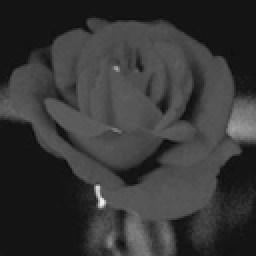
#> input picture data/images_rao_128x128/image0.png, 128 x 128 px (shown 2 times larger); its folder holds only this picture in this run
$ python main.py   (older library calls are emulated)
#> lines starting #> are read from the running program, lines starting #| are printed output that depends on the picture
### dataset.py
# -*- coding: utf-8 -*-
import numpy as np
import cv2
import os
import glob


class Dataset:
    def __init__(self, scale=10.0, shuffle=False, data_dir=None,
                 rf1_x=16, rf1_y=16, rf1_offset_x=5, rf1_offset_y=5, rf1_layout_x=3, rf1_layout_y=1,
                 use_mask=True, gauss_mask_sigma=0.4,
                 image_filter="DoG", DoG_ksize=(5,5), DoG_sigma1=1.3, DoG_sigma2=2.6):
        # receptive field dimensions of a level-1 module (there are multiple level-1 modules)
        self.rf1_size = (rf1_y, rf1_x)
        # layout of level-1 modules that feed into level-2 module's receptive field
        self.rf1_layout_size = (rf1_layout_y, rf1_layout_x)
        # the extent to which each level-1 module is offset from its neighobors
        # overlap between modules = rf1_{x,y} - rf1_offset_{x,y}
        self.rf1_offset_x = rf1_offset_x
        self.rf1_offset_y = rf1_offset_y
        # receptive field dimensions of the level-2 module (there's only one level-2 module)
        self.rf2_size = (rf1_y+(rf1_layout_y-1)*rf1_offset_y,
                         rf1_x+(rf1_layout_x-1)*rf1_offset_x)

        # examine and assign proper values for the image filter
        # DoG: Difference of Gaussians edge detection
        self.DoG_ksize = DoG_ksize
        self.DoG_sigma1 = DoG_sigma1
        self.DoG_sigma2 = DoG_sigma2
        if image_filter == "DoG":
            self.image_filter = image_filter
        # rescale image values to the range provided as a tuple
        elif (type(image_filter) == tuple):
            if (len(image_filter) == 2) & (all([type(x) in [int, float] for x in image_filter])):
                self.image_filter = image_filter
            else:
                self.image_filter = None
        else:
            self.image_filter = None

        # load raw images, filter/rescale each image as a whole
        # divide each image into level-2 patches, multiply their values by a constant (=scale)
        self.load_images(scale, data_dir, image_filter)

        # only shuffle images, not level-2 patches within each image
        if shuffle:
            indices = np.random.permutation(len(self.rf2_patches))
            self.rf2_patches = self.rf2_patches[indices]
            self.labels = self.labels[indices]

        # gaussian windowing mask to be applied on each level-1 module
        self.use_mask = use_mask
        self.gauss_mask_sigma = gauss_mask_sigma
        self.mask = self.create_gauss_mask(sigma=gauss_mask_sigma,
                                           width=rf1_x,
                                           height=rf1_y)

    # load all PNG images from the default or user-specified directory
    def load_images(self, scale, data_dir, image_filter):
#> called with scale = 1, data_dir = './data/images_rao_128x128', image_filter = 'DoG'
        images = []

        if data_dir == None:
            # Use images from the paper
            # directory location is relative to the current script location
            dir_prefix = os.path.dirname(os.path.realpath(__file__))
            dir_name = os.path.join(dir_prefix, "data", "images_rao")
        else:
            dir_name = data_dir

        file_names = sorted(glob.glob(os.path.join(dir_name, "*.png")))

        for i in file_names:
            image = cv2.imread(i)
#> image is the input picture: shape (128, 128, 3); mean B, G, R 54.5, 54.5, 54.5
            image = cv2.cvtColor(image, cv2.COLOR_BGR2GRAY)
#> image: shape (128, 128)
            images.append(image)

        images = np.array(images)
        self.load_sub(images, scale, image_filter)

    def create_gauss_mask(self, sigma=0.4, width=16, height=16):
        """ Create gaussian mask. """
        mu = 0.0
        x, y = np.meshgrid(np.linspace(-1,1,width), np.linspace(-1,1,height))
        d = np.sqrt(x**2+y**2)
        g = np.exp(-( (d-mu)**2 / (2.0*sigma**2) )) / np.sqrt(2.0*np.pi*sigma**2)
        mask = g / np.max(g)
        return mask

    def load_sub(self, images, scale, image_filter):
        """
        Load raw images and filter/rescale each image as a whole.
        Divide each image into level-2 patches and multiply their values by a constant (=scale).
        The resulting matrices have the following dimensions:
        self.images: (number of images, image height, image width)
        self.filtered_images: (number of images, image height, image width)
        self.rf2_patches: (number of images, rf2_layout_y, rf2_layout_x, rf2_y, rf2_x)
        self.labels: (number of images, rf2_layout_y, rf2_layout_x, number of images)
        """
#> called with images = array of shape (1, 128, 128), scale = 1, image_filter = 'DoG'
        rf2_y, rf2_x = self.rf2_size
        rf2_offset_y, rf2_offset_x = self.rf2_size # no overlap between rf2 patches

        self.images = images

        filtered_images = []
        for image in images:
            if self.image_filter == None:
                filtered_image = image
            elif self.image_filter == "DoG":
                filtered_image = self.apply_DoG_filter(image, ksize=self.DoG_ksize, sigma1=self.DoG_sigma1, sigma2=self.DoG_sigma2)
            else:
                filtered_image = np.interp(image, (0, 255), image_filter)
            filtered_images.append(filtered_image)
#> this loop made 1 pass
#> pass 1, in load_sub, `filtered_image = self.apply_DoG_filter(image, ksize=self.DoG_ksize, si..`:
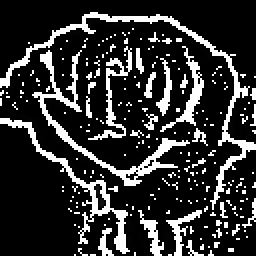
#> filtered_image: shape (128, 128) (shown 2 times larger); min 0, max 255, mean 49.1
#> after the loop, filtered_images = 1 item

        self.filtered_images = np.array(filtered_images)

        h, w = images.shape[1:]
#> h = 128; w = 128

        rf2_layout_y, rf2_layout_x = np.array((h, w)) // np.array((rf2_y, rf2_x))
#> rf2_layout_y = 1; rf2_layout_x = 1

        rf2_patches = np.empty((len(images), rf2_layout_y , rf2_layout_x, rf2_y, rf2_x))
        # different patches of the same training image will be assigned the same identity
        labels = np.empty((len(images), rf2_layout_y , rf2_layout_x, len(images)))

        for image_index, filtered_image in enumerate(filtered_images):
            filtered_image = np.ascontiguousarray(filtered_image)
            shape = [rf2_layout_y, rf2_layout_x, rf2_y, rf2_x]

            patch_strides = filtered_image.itemsize * np.array([w, 1])
            layout_strides = np.array([rf2_offset_y, rf2_offset_x]) * patch_strides
            strides = np.concatenate((layout_strides, patch_strides), axis=None)

            rf2_patch = np.lib.stride_tricks.as_strided(filtered_image, shape=shape, strides=strides)
            rf2_patches[image_index] = rf2_patch
            labels[image_index] = np.tile(np.identity(len(images))[image_index], (rf2_layout_y, rf2_layout_x, 1))
#> this loop made 1 pass
#> (image_index, shape, strides) on pass 1: (0, [1, 1, 128, 128], [16384, 128, 128, 1])

        self.rf2_patches = rf2_patches * scale
        self.labels = labels

    # rf2_patch is 2-dimensional: (rf2_y, rf2_x)
    # the resulting rf1_patches is 4-dimensional: (rf1_layout_y, rf1_layout_x, rf1_y, rf1_x)
    # [21 lines left out: function get_rf1_patches_from_rf2_patch, not called in this run]

    # rf2_patch_index is 3-dimensional: (images, rf2_layout_y, rf2_layout_x)
    def get_rf1_patches(self, rf2_patch_index):
        rf2_patch = self.rf2_patches[rf2_patch_index]
        return self.get_rf1_patches_from_rf2_patch(rf2_patch)

    def apply_DoG_filter(self, image, ksize=(5,5), sigma1=1.3, sigma2=2.6):
        """
        Apply difference of gaussian (DoG) filter detect edge of the image.
        """
        g1 = cv2.GaussianBlur(image, ksize, sigma1)
        g2 = cv2.GaussianBlur(image, ksize, sigma2)
        return g1 - g2

    # [30 lines of commented-out code are left out]

### main.py
# -*- coding: utf-8 -*-
"""
This file is unused.
"""

import numpy as np
import os
import cv2
import imageio

from dataset import Dataset
from model import Model

def main():
    # dataset = Dataset(scale=1.0, shuffle=False)
    dataset = Dataset(scale=1.0, shuffle=False, data_dir="./data/images_rao_128x128",
                      rf1_x=16, rf1_y=16, rf1_offset_x=8, rf1_offset_y=8,
                      rf1_layout_x=15, rf1_layout_y=15, gauss_mask_sigma=1.0)
#> (the run stopped early here; a loop or call above may not have finished)

$ run again, on data/images_rao_128x128/image4.png
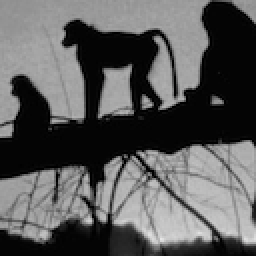
#> input picture data/images_rao_128x128/image4.png, 128 x 128 px (shown 2 times larger)
#> in load_images, image is the input picture: shape (128, 128, 3); mean B, G, R 89.7, 89.7, 89.7
#> image: shape (128, 128)
#> the loop in load_sub, `for image in images:` made 1 pass
#> pass 1, in apply_DoG_filter, `g1 = cv2.GaussianBlur(image, ksize, sigma1)`:
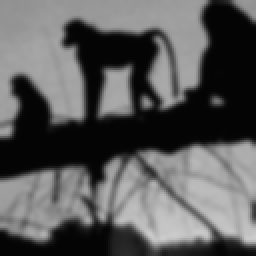
#> g1: shape (128, 128) (shown 2 times larger); min 3, max 204, mean 89.7
#> pass 1, in load_sub, `filtered_image = self.apply_DoG_filter(image, ksize=self.DoG_ksize, si..`:
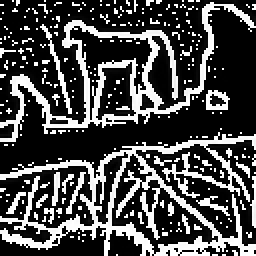
#> filtered_image: shape (128, 128) (shown 2 times larger); min 0, max 255, mean 73.6
#> after the loop in load_sub, `for image in images:`: filtered_images = 1 item
#> the loop in load_sub, `for image_index, filtered_image in enumerate(filtered_images):` made 1 pass
#> (image_index, shape, strides) on pass 1: (0, [1, 1, 128, 128], [16384, 128, 128, 1])

$ run again, on data/images_rao_128x128/image1.png
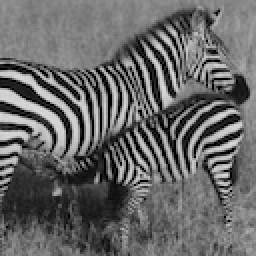
#> input picture data/images_rao_128x128/image1.png, 128 x 128 px (shown 2 times larger)
#> in load_images, image is the input picture: shape (128, 128, 3); mean B, G, R 103.2, 103.2, 103.2
#> image: shape (128, 128)
#> the loop in load_sub, `for image in images:` made 1 pass
#> pass 1, in apply_DoG_filter, `g1 = cv2.GaussianBlur(image, ksize, sigma1)`:
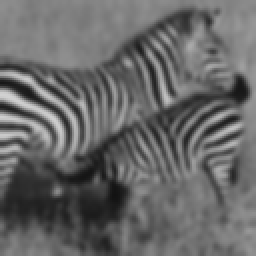
#> g1: shape (128, 128) (shown 2 times larger); min 18, max 209, mean 103.2
#> pass 1, in load_sub, `filtered_image = self.apply_DoG_filter(image, ksize=self.DoG_ksize, si..`:
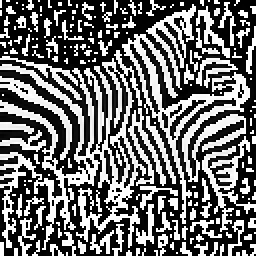
#> filtered_image: shape (128, 128) (shown 2 times larger); min 0, max 255, mean 108.1
#> after the loop in load_sub, `for image in images:`: filtered_images = 1 item
#> the loop in load_sub, `for image_index, filtered_image in enumerate(filtered_images):` made 1 pass
#> (image_index, shape, strides) on pass 1: (0, [1, 1, 128, 128], [16384, 128, 128, 1])

$ run again, on data/images_rao_128x128/image2.png
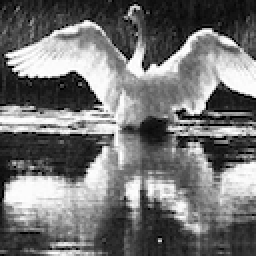
#> input picture data/images_rao_128x128/image2.png, 128 x 128 px (shown 2 times larger)
#> in load_images, image is the input picture: shape (128, 128, 3); mean B, G, R 115.7, 115.7, 115.7
#> image: shape (128, 128)
#> the loop in load_sub, `for image in images:` made 1 pass
#> pass 1, in apply_DoG_filter, `g1 = cv2.GaussianBlur(image, ksize, sigma1)`:
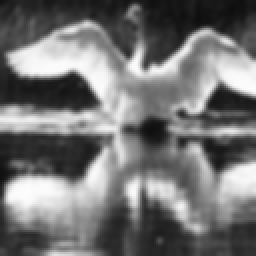
#> g1: shape (128, 128) (shown 2 times larger); min 14, max 252, mean 115.8
#> pass 1, in load_sub, `filtered_image = self.apply_DoG_filter(image, ksize=self.DoG_ksize, si..`:
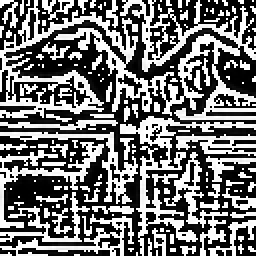
#> filtered_image: shape (128, 128) (shown 2 times larger); min 0, max 255, mean 112.1
#> after the loop in load_sub, `for image in images:`: filtered_images = 1 item
#> the loop in load_sub, `for image_index, filtered_image in enumerate(filtered_images):` made 1 pass
#> (image_index, shape, strides) on pass 1: (0, [1, 1, 128, 128], [16384, 128, 128, 1])

$ run again, on data/images_rao_128x128/image3.png
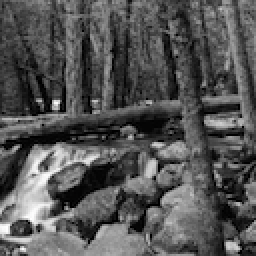
#> input picture data/images_rao_128x128/image3.png, 128 x 128 px (shown 2 times larger)
#> in load_images, image is the input picture: shape (128, 128, 3); mean B, G, R 84.1, 84.1, 84.1
#> image: shape (128, 128)
#> the loop in load_sub, `for image in images:` made 1 pass
#> pass 1, in apply_DoG_filter, `g1 = cv2.GaussianBlur(image, ksize, sigma1)`:
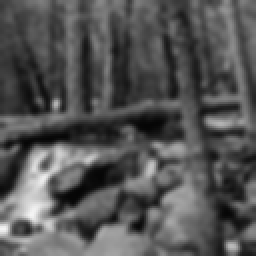
#> g1: shape (128, 128) (shown 2 times larger); min 5, max 244, mean 84.1
#> pass 1, in load_sub, `filtered_image = self.apply_DoG_filter(image, ksize=self.DoG_ksize, si..`:
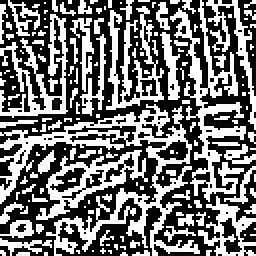
#> filtered_image: shape (128, 128) (shown 2 times larger); min 0, max 255, mean 114.2
#> after the loop in load_sub, `for image in images:`: filtered_images = 1 item
#> the loop in load_sub, `for image_index, filtered_image in enumerate(filtered_images):` made 1 pass
#> (image_index, shape, strides) on pass 1: (0, [1, 1, 128, 128], [16384, 128, 128, 1])
